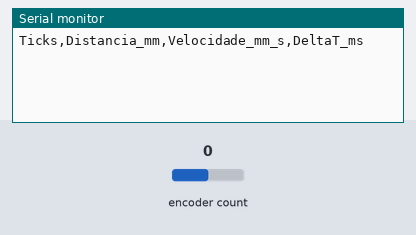
A sketch run on a simulated Arduino Mega 2560, built with avr-gcc and run on an emulated ATmega2560. Shown: the last lines printed to the serial monitor. Inputs (shaded band) come from the test bench; at power-on: encoder count 0.

Above: at 1.2 s.
1.3 s: encoder count set to 1
At 2.3 s:
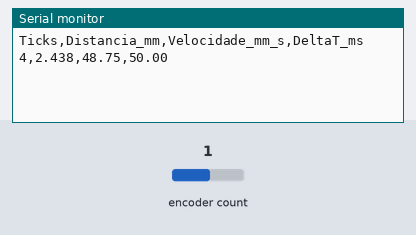
2.8 s: encoder count set to 2
At 3.5 s:
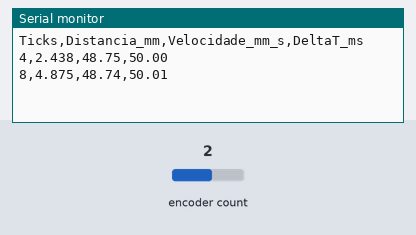

The sketch:

sketch_oct30b.ino
```cpp
#include <Encoder.h>

Encoder meuEncoder(2, 3);

// Constantes medidas na montagem
const float K = 0.6094;  // mm por tick
const unsigned long INTERVALO = 50000; // 50 ms

// Variaveis
long ticksAnteriores = 0;
unsigned long tempoAnterior = 0;

void setup() {
  Serial.begin(115200);

  meuEncoder.write(0);
  tempoAnterior = micros();


  Serial.println("Ticks,Distancia_mm,Velocidade_mm_s,DeltaT_ms");
}

void loop() {

  unsigned long agora = micros();
  unsigned long dt = agora - tempoAnterior;

  // Executa a cada 50 ms
  if (dt >= INTERVALO) {

    // Leitura atual do encoder
    long ticksAtuais = meuEncoder.read();

    // Diferenca entre leituras
    long deltaTicks = ticksAtuais - ticksAnteriores;

    // Distancia acumulada em mm
    float distancia = ticksAtuais * K;

    // Intervalo real em segundos
    float dtSegundos = dt / 1000000.0;

    // Velocidade em mm/s
    float velocidade = (deltaTicks * K) / dtSegundos;

    // Mostra apenas quando houver movimento
    if (deltaTicks != 0) {

      Serial.print(ticksAtuais);
      Serial.print(",");

      Serial.print(distancia, 3);
      Serial.print(",");

      Serial.print(velocidade, 2);
      Serial.print(",");

      Serial.println(dt / 1000.0, 2);
    }

    // Atualiza as leituras anteriores
    ticksAnteriores = ticksAtuais;
    tempoAnterior = agora;
  }
}
```

main.cpp
```cpp
#include <Servo.h>
#include <Arduino.h>

Servo meuServo;

const int pinoServo = 9;

void setup() {
  Serial.begin(9600);

  meuServo.attach(pinoServo);
  meuServo.write(90); // Parado inicialmente

  Serial.println("Controle do Servo");
  Serial.println("0   - Gira em um sentido");
  Serial.println("180 - Gira no outro sentido");
  Serial.println("P   - PARAR");
}

void loop() {
  if (Serial.available() > 0) {

    String comando = Serial.readStringUntil('\n');
    comando.trim();
    comando.toUpperCase();

    // Comando de parada
    if (comando == "P" || comando == "PARAR") {
      meuServo.write(90);
      Serial.println("SERVO PARADO");
      return;
    }

    // Verifica se o comando e numerico
    if (comando.length() == 0) return;

    for (int i = 0; i < comando.length(); i++) {
      if (!isDigit(comando[i])) {
        Serial.println("Comando invalido!");
        return;
      }
    }

    int valor = comando.toInt();

    if (valor >= 0 && valor <= 180) {
      meuServo.writeMicroseconds(valor);

      Serial.print("Comando: ");
      Serial.println(valor);
    } else {
      Serial.println("Valor invalido!");
    }
  }
}
```

Measured:
- after the input at 1.3 s, the serial monitor: prints a new line at once (image 1)
- after the input at 2.8 s, the serial monitor: prints a new line at once (image 2)
